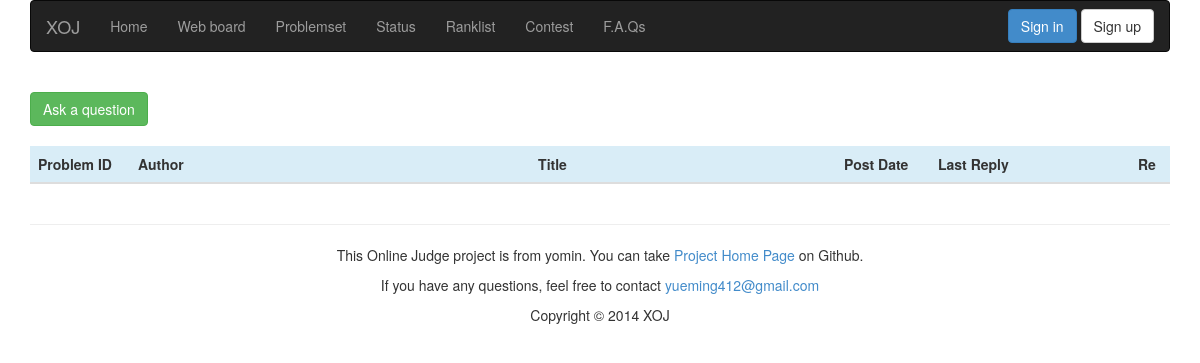
/discuss/, run on an earlier commit of the app's database.
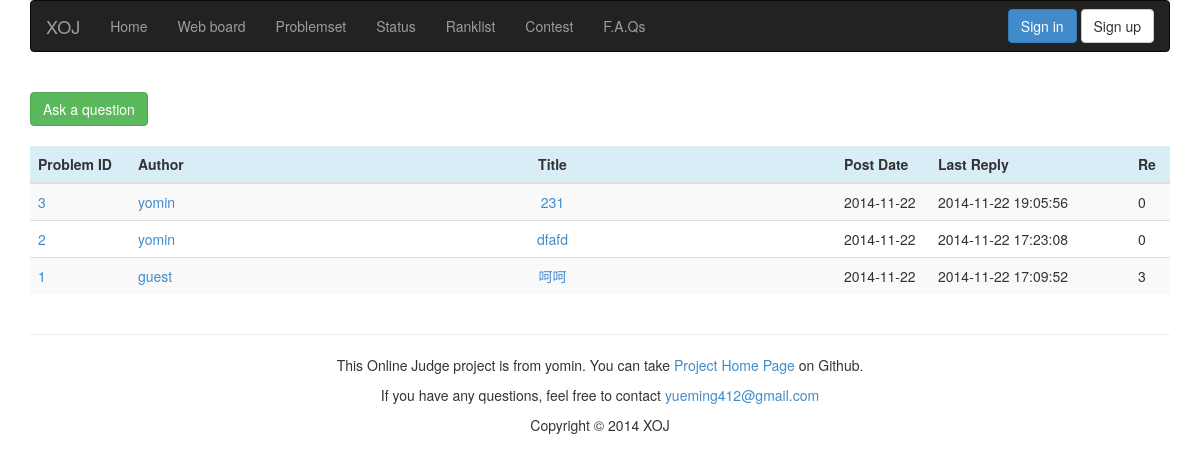
And on a later commit of the database.
### appfile/models.py (models this page shows, shortened)
class Comment(db.Model):
    tid = db.Column(db.Integer, primary_key = True)
    pid = db.Column(db.Integer)
    userid = db.Column(db.String(22))
    nickname = db.Column(db.String(22))
    title = db.Column(db.String(32))
    content = db.Column(db.Text)
    post_time = db.Column(db.String(19))
    last_reply = db.Column(db.String(19))
    re = db.Column(db.Integer, default = 0)
    replys = db.relationship('Reply', backref = db.backref('comment'))

### appfile/views.py (the view)
@app.route('/discuss/')
def discuss():
    pid = request.args.get('pid')
    if pid:
        comment_list = Comment.query.filter_by(pid = pid).order_by(Comment.last_reply.desc()).all()
    else:
        comment_list = Comment.query.order_by(Comment.last_reply.desc()).all()
    return render_template('discuss.html', comment_list = comment_list, pid = pid)

### appfile/views.py (called while the page is built)
@app.before_request
def before_request():
    g.user = current_user
    if g.user.is_authenticated():
        g.url = url_for('userinfo',userid = g.user.userid)

### appfile/templates/discuss.html (shortened to what this page needs)
{% extends "base.html" %}
{% block content %}
<br>
<div class="container">
    <a href={{ url_for('newpost', pid = pid) }} class="btn btn-success"> Ask a question </a>
    <br><br>
    <table class="table table-striped table-hover">
        <thead>
            <tr class="info">
                <th width="100px">Problem ID</th>
                <th width="139px">Author</th>
                <th style="text-align: center">Title</th>
                <th width="94px">Post Date</th>
                <th width="200px">Last Reply</th>
                <th width="40px">Re</th>
            </tr>
        </thead>
        <tbody>
            {% for comment in comment_list %}
            <tr>
                <td>
                    <a href={{ url_for('show_problem', pid = comment.pid) }}>{{ comment.pid }}</a>
                </td>
                <td>
                    <a href={{ url_for('userinfo', userid = comment.userid) }}>{{ comment.userid }}</a>
                </td>
                <td style="text-align: center">
                    <a href={{ url_for('show_comment', tid = comment.tid) }}>{{ comment.title }}</a>
                </td>
                <td>{{ comment.post_time.split()[0] }}</td>
                <td>{{ comment.last_reply }}</td>
                <td>{{ comment.re }}</td>
            </tr>
            {% endfor %}
        </tbody>
    </table>
</div>
{% endblock %}

### appfile/templates/base.html (shortened to what this page needs)
<!DOCTYPE html>
<html lang="zh-cn">
    <head>
        <link rel="stylesheet" type="text/css" href={{ url_for('static', filename='css/bootstrap.min.css') }}>
        <link rel="stylesheet" type="text/css" href={{ url_for('static', filename='css/style.css') }}>
    </head>
    <body>
        <div class="container">
            <nav class="navbar navbar-inverse" role="navigation">
                <div class="navbar-header">
                    <a class="navbar-brand" href={{ url_for('index')}}>XOJ</a>
                </div>
                <div class="collapse navbar-collapse" id="bs-example-navbar-collapse-1">
                    <ul class="nav navbar-nav">
                        <li><a href="/">Home</a></li>
                        <li><a href="/discuss/">Web board</a></li>
                        <li><a href="/problemset/">Problemset</a></li>
                        <li><a href="/status/">Status</a></li>
                        <li><a href="/ranklist/">Ranklist</a></li>
                        <li><a href="/">Contest</a></li>
                        <li><a href="/FAQ/">F.A.Qs</a></li>
                    </ul>
                    {% if g.user.is_authenticated() %}
                        <ul class="nav navbar-nav navbar-right">
                            <li class="dropdown">
                                <a class="dropdown-toggle" style="color:orange;margin-right: 10px" data-toggle="dropdown" href="#">
                                    {{ g.user.userid }}
                                </a>
                                <ul class="dropdown-menu" role="menu">
                                    <li role="presentation">
                                        <a role="menuitem" tabindex="-1" href={{ g.url }}>Profile</a>
                                    </li>
                                    {% if g.user.is_admin %}
                                    <li role="presentation">
                                        <a role="menuitem" tabindex="-1" href="/admin/">Admin Page</a>
                                    </li>
                                    {% endif %}
                                    <li role="presentation" class="divider"></li>
                                    <li role="presentation">
                                        <a role="menuitem" tabindex="-1" href="/logout/">Logout</a>
                                    </li>
                                </ul>
                            </li>
                        </ul>
                    {% else %}
                    <div class="navbar-form navbar-right">
                            <a href="/login/" class="btn btn-primary">Sign in</a>
                            <a href="/register/" class="btn btn-default">Sign up</a>
                    </div>
                    {% endif %}
                </div>
            </nav>
        </div>
        {% block content %}
        {% endblock %}
        <div class="container foot">
            <footer>
                <hr>
                <p class="text-center">
                    This Online Judge project is from yomin. You can take
                    <a href="http://github/Rominyue">Project Home Page</a>
                    on Github.
                </p>
                <p class="text-center">
                    If you have any questions, feel free to contact
                    <a href="mailto:someone@example.com">yueming412@gmail.com</a>
                </p>
                <p class="text-center">Copyright © 2014 XOJ</p>
            </footer>
        </div>
    </body>
</html>

### appfile/static/css/style.css (style rules this page uses)
a:link { text-decoration: none; }
.foot { position: relative; clear:both; }

What changed in the data, as far as the page shows it:
added Comment: pid "3", userid "yomin", title "231", post_time "2014-11-22", last_reply "2014-11-22 19:05:56", re "0"
added Comment: pid "2", userid "yomin", title "dfafd", post_time "2014-11-22", last_reply "2014-11-22 17:23:08", re "0"
added Comment: pid "1", userid "guest", title "呵呵", post_time "2014-11-22", last_reply "2014-11-22 17:09:52", re "3"
